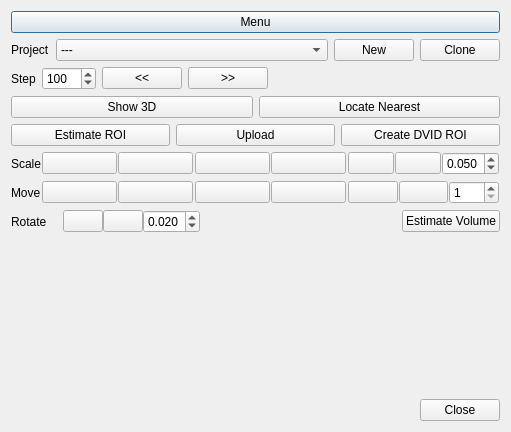
<?xml version="1.0" encoding="UTF-8"?>
<ui version="4.0">
 <class>ZFlyEmRoiToolDialog</class>
 <widget class="QDialog" name="ZFlyEmRoiToolDialog">
  <property name="geometry">
   <rect>
    <x>0</x>
    <y>0</y>
    <width>511</width>
    <height>432</height>
   </rect>
  </property>
  <property name="windowTitle">
   <string>ROI Tool</string>
  </property>
  <layout class="QVBoxLayout" name="verticalLayout">
   <item>
    <widget class="QPushButton" name="menuPushButton">
     <property name="text">
      <string>Menu</string>
     </property>
    </widget>
   </item>
   <item>
    <layout class="QHBoxLayout" name="horizontalLayout">
     <item>
      <widget class="QLabel" name="label">
       <property name="text">
        <string>Project</string>
       </property>
      </widget>
     </item>
     <item>
      <widget class="QComboBox" name="projectComboBox">
       <property name="sizePolicy">
        <sizepolicy hsizetype="MinimumExpanding" vsizetype="Fixed">
         <horstretch>0</horstretch>
         <verstretch>0</verstretch>
        </sizepolicy>
       </property>
       <item>
        <property name="text">
         <string>---</string>
        </property>
       </item>
      </widget>
     </item>
     <item>
      <widget class="QPushButton" name="newPushButton">
       <property name="text">
        <string>New</string>
       </property>
      </widget>
     </item>
     <item>
      <widget class="QPushButton" name="clonePushButton">
       <property name="text">
        <string>Clone</string>
       </property>
      </widget>
     </item>
    </layout>
   </item>
   <item>
    <layout class="QHBoxLayout" name="horizontalLayout_2">
     <item>
      <widget class="QLabel" name="label_2">
       <property name="text">
        <string>Step</string>
       </property>
      </widget>
     </item>
     <item>
      <widget class="QSpinBox" name="stepSpinBox">
       <property name="minimum">
        <number>1</number>
       </property>
       <property name="maximum">
        <number>5000</number>
       </property>
       <property name="value">
        <number>100</number>
       </property>
      </widget>
     </item>
     <item>
      <widget class="QPushButton" name="prevPushButton">
       <property name="text">
        <string>&lt;&lt;</string>
       </property>
      </widget>
     </item>
     <item>
      <widget class="QPushButton" name="nextPushButton">
       <property name="text">
        <string>&gt;&gt;</string>
       </property>
      </widget>
     </item>
     <item>
      <spacer name="horizontalSpacer">
       <property name="orientation">
        <enum>Qt::Horizontal</enum>
       </property>
       <property name="sizeHint" stdset="0">
        <size>
         <width>40</width>
         <height>20</height>
        </size>
       </property>
      </spacer>
     </item>
    </layout>
   </item>
   <item>
    <layout class="QHBoxLayout" name="horizontalLayout_3">
     <item>
      <widget class="QPushButton" name="show3dPushButton">
       <property name="text">
        <string>Show 3D</string>
       </property>
      </widget>
     </item>
     <item>
      <widget class="QPushButton" name="nearestPushButton">
       <property name="text">
        <string>Locate Nearest</string>
       </property>
      </widget>
     </item>
    </layout>
   </item>
   <item>
    <layout class="QHBoxLayout" name="horizontalLayout_4">
     <item>
      <widget class="QPushButton" name="estimatePushButton">
       <property name="text">
        <string>Estimate ROI</string>
       </property>
      </widget>
     </item>
     <item>
      <widget class="QPushButton" name="uploadPushButton">
       <property name="text">
        <string>Upload</string>
       </property>
      </widget>
     </item>
     <item>
      <widget class="QPushButton" name="dvidRoiPushButton">
       <property name="text">
        <string>Create DVID ROI</string>
       </property>
      </widget>
     </item>
    </layout>
   </item>
   <item>
    <layout class="QVBoxLayout" name="verticalLayout_6">
     <item>
      <layout class="QHBoxLayout" name="horizontalLayout_28">
       <property name="spacing">
        <number>0</number>
       </property>
       <item>
        <widget class="QLabel" name="label_12">
         <property name="sizePolicy">
          <sizepolicy hsizetype="Maximum" vsizetype="Preferred">
           <horstretch>0</horstretch>
           <verstretch>0</verstretch>
          </sizepolicy>
         </property>
         <property name="text">
          <string>Scale</string>
         </property>
        </widget>
       </item>
       <item>
        <layout class="QHBoxLayout" name="horizontalLayout_29">
         <property name="spacing">
          <number>1</number>
         </property>
         <property name="leftMargin">
          <number>1</number>
         </property>
         <property name="rightMargin">
          <number>1</number>
         </property>
         <item>
          <widget class="QPushButton" name="xyDecButton">
           <property name="text">
            <string/>
           </property>
           <property name="icon">
            <iconset resource="../gui.qrc">
             <normaloff>:/images/squeeze.png</normaloff>:/images/squeeze.png</iconset>
           </property>
           <property name="iconSize">
            <size>
             <width>24</width>
             <height>24</height>
            </size>
           </property>
          </widget>
         </item>
         <item>
          <widget class="QPushButton" name="xyIncButton">
           <property name="text">
            <string/>
           </property>
           <property name="icon">
            <iconset resource="../gui.qrc">
             <normaloff>:/images/stretch.png</normaloff>:/images/stretch.png</iconset>
           </property>
           <property name="iconSize">
            <size>
             <width>24</width>
             <height>24</height>
            </size>
           </property>
          </widget>
         </item>
        </layout>
       </item>
       <item>
        <layout class="QHBoxLayout" name="horizontalLayout_30">
         <property name="spacing">
          <number>1</number>
         </property>
         <property name="leftMargin">
          <number>1</number>
         </property>
         <property name="rightMargin">
          <number>1</number>
         </property>
         <item>
          <widget class="QPushButton" name="xDecButton">
           <property name="text">
            <string/>
           </property>
           <property name="icon">
            <iconset resource="../gui.qrc">
             <normaloff>:/images/hsqueeze.png</normaloff>:/images/hsqueeze.png</iconset>
           </property>
           <property name="iconSize">
            <size>
             <width>24</width>
             <height>24</height>
            </size>
           </property>
          </widget>
         </item>
         <item>
          <widget class="QPushButton" name="xIncButton">
           <property name="text">
            <string/>
           </property>
           <property name="icon">
            <iconset resource="../gui.qrc">
             <normaloff>:/images/hstretch.png</normaloff>:/images/hstretch.png</iconset>
           </property>
           <property name="iconSize">
            <size>
             <width>24</width>
             <height>24</height>
            </size>
           </property>
          </widget>
         </item>
        </layout>
       </item>
       <item>
        <layout class="QHBoxLayout" name="horizontalLayout_31">
         <property name="spacing">
          <number>1</number>
         </property>
         <property name="leftMargin">
          <number>1</number>
         </property>
         <property name="rightMargin">
          <number>1</number>
         </property>
         <item>
          <widget class="QPushButton" name="yDecButton">
           <property name="text">
            <string/>
           </property>
           <property name="icon">
            <iconset resource="../gui.qrc">
             <normaloff>:/images/vsqueeze.png</normaloff>:/images/vsqueeze.png</iconset>
           </property>
           <property name="iconSize">
            <size>
             <width>24</width>
             <height>24</height>
            </size>
           </property>
          </widget>
         </item>
         <item>
          <widget class="QPushButton" name="yIncButton">
           <property name="text">
            <string/>
           </property>
           <property name="icon">
            <iconset resource="../gui.qrc">
             <normaloff>:/images/vstretch.png</normaloff>:/images/vstretch.png</iconset>
           </property>
           <property name="iconSize">
            <size>
             <width>24</width>
             <height>24</height>
            </size>
           </property>
          </widget>
         </item>
         <item>
          <widget class="QDoubleSpinBox" name="scaleStepDoubleSpinBox">
           <property name="toolTip">
            <string>Scale Step</string>
           </property>
           <property name="decimals">
            <number>3</number>
           </property>
           <property name="minimum">
            <double>0.001000000000000</double>
           </property>
           <property name="maximum">
            <double>1.000000000000000</double>
           </property>
           <property name="singleStep">
            <double>0.010000000000000</double>
           </property>
           <property name="value">
            <double>0.050000000000000</double>
           </property>
          </widget>
         </item>
        </layout>
       </item>
      </layout>
     </item>
     <item>
      <layout class="QHBoxLayout" name="horizontalLayout_32">
       <property name="spacing">
        <number>0</number>
       </property>
       <item>
        <widget class="QLabel" name="label_13">
         <property name="sizePolicy">
          <sizepolicy hsizetype="Maximum" vsizetype="Preferred">
           <horstretch>0</horstretch>
           <verstretch>0</verstretch>
          </sizepolicy>
         </property>
         <property name="text">
          <string>Move</string>
         </property>
        </widget>
       </item>
       <item>
        <layout class="QHBoxLayout" name="horizontalLayout_33">
         <property name="spacing">
          <number>1</number>
         </property>
         <property name="leftMargin">
          <number>1</number>
         </property>
         <property name="rightMargin">
          <number>1</number>
         </property>
         <item>
          <widget class="QPushButton" name="movexyDecButton">
           <property name="text">
            <string/>
           </property>
           <property name="icon">
            <iconset resource="../gui.qrc">
             <normaloff>:/images/move_upleft.png</normaloff>:/images/move_upleft.png</iconset>
           </property>
          </widget>
         </item>
         <item>
          <widget class="QPushButton" name="movexyIncButton">
           <property name="text">
            <string/>
           </property>
           <property name="icon">
            <iconset resource="../gui.qrc">
             <normaloff>:/images/move_downright.png</normaloff>:/images/move_downright.png</iconset>
           </property>
          </widget>
         </item>
        </layout>
       </item>
       <item>
        <layout class="QHBoxLayout" name="horizontalLayout_34">
         <property name="spacing">
          <number>1</number>
         </property>
         <property name="leftMargin">
          <number>1</number>
         </property>
         <property name="rightMargin">
          <number>1</number>
         </property>
         <item>
          <widget class="QPushButton" name="movexDecButton">
           <property name="text">
            <string/>
           </property>
           <property name="icon">
            <iconset resource="../gui.qrc">
             <normaloff>:/images/go-previous.png</normaloff>:/images/go-previous.png</iconset>
           </property>
          </widget>
         </item>
         <item>
          <widget class="QPushButton" name="movexIncButton">
           <property name="text">
            <string/>
           </property>
           <property name="icon">
            <iconset resource="../gui.qrc">
             <normaloff>:/images/go-next.png</normaloff>:/images/go-next.png</iconset>
           </property>
          </widget>
         </item>
        </layout>
       </item>
       <item>
        <layout class="QHBoxLayout" name="horizontalLayout_35">
         <property name="spacing">
          <number>1</number>
         </property>
         <property name="leftMargin">
          <number>1</number>
         </property>
         <property name="rightMargin">
          <number>1</number>
         </property>
         <item>
          <widget class="QPushButton" name="moveyDecButton">
           <property name="text">
            <string/>
           </property>
           <property name="icon">
            <iconset resource="../gui.qrc">
             <normaloff>:/images/move_up.png</normaloff>:/images/move_up.png</iconset>
           </property>
          </widget>
         </item>
         <item>
          <widget class="QPushButton" name="moveyIncButton">
           <property name="text">
            <string/>
           </property>
           <property name="icon">
            <iconset resource="../gui.qrc">
             <normaloff>:/images/move_down.png</normaloff>:/images/move_down.png</iconset>
           </property>
          </widget>
         </item>
         <item>
          <widget class="QSpinBox" name="moveStepSpinBox">
           <property name="toolTip">
            <string>Move Step</string>
           </property>
           <property name="statusTip">
            <string/>
           </property>
           <property name="minimum">
            <number>1</number>
           </property>
          </widget>
         </item>
        </layout>
       </item>
      </layout>
     </item>
     <item>
      <layout class="QHBoxLayout" name="horizontalLayout_36">
       <item>
        <layout class="QHBoxLayout" name="horizontalLayout_37">
         <item>
          <widget class="QLabel" name="label_14">
           <property name="text">
            <string>Rotate</string>
           </property>
          </widget>
         </item>
         <item>
          <layout class="QHBoxLayout" name="horizontalLayout_38">
           <property name="spacing">
            <number>0</number>
           </property>
           <property name="leftMargin">
            <number>10</number>
           </property>
           <property name="rightMargin">
            <number>10</number>
           </property>
           <item>
            <widget class="QPushButton" name="rotateLeftButton">
             <property name="text">
              <string/>
             </property>
             <property name="icon">
              <iconset resource="../gui.qrc">
               <normaloff>:/images/rotate_left.png</normaloff>:/images/rotate_left.png</iconset>
             </property>
             <property name="iconSize">
              <size>
               <width>16</width>
               <height>16</height>
              </size>
             </property>
            </widget>
           </item>
           <item>
            <widget class="QPushButton" name="rotateRightButton">
             <property name="text">
              <string/>
             </property>
             <property name="icon">
              <iconset resource="../gui.qrc">
               <normaloff>:/images/rotate_right.png</normaloff>:/images/rotate_right.png</iconset>
             </property>
             <property name="iconSize">
              <size>
               <width>16</width>
               <height>16</height>
              </size>
             </property>
            </widget>
           </item>
           <item>
            <widget class="QDoubleSpinBox" name="rotateStepDoubleSpinBox">
             <property name="toolTip">
              <string>Rotate Step</string>
             </property>
             <property name="decimals">
              <number>3</number>
             </property>
             <property name="minimum">
              <double>0.002000000000000</double>
             </property>
             <property name="maximum">
              <double>1.000000000000000</double>
             </property>
             <property name="singleStep">
              <double>0.002000000000000</double>
             </property>
             <property name="value">
              <double>0.020000000000000</double>
             </property>
            </widget>
           </item>
          </layout>
         </item>
        </layout>
       </item>
       <item>
        <spacer name="horizontalSpacer_10">
         <property name="orientation">
          <enum>Qt::Horizontal</enum>
         </property>
         <property name="sizeHint" stdset="0">
          <size>
           <width>40</width>
           <height>20</height>
          </size>
         </property>
        </spacer>
       </item>
       <item>
        <layout class="QHBoxLayout" name="horizontalLayout_39">
         <item>
          <widget class="QPushButton" name="estimateVolumeButton">
           <property name="text">
            <string>Estimate Volume</string>
           </property>
          </widget>
         </item>
        </layout>
       </item>
      </layout>
     </item>
    </layout>
   </item>
   <item>
    <widget class="ZFlyEmMessageWidget" name="messageWidget" native="true"/>
   </item>
   <item>
    <widget class="QDialogButtonBox" name="buttonBox">
     <property name="orientation">
      <enum>Qt::Horizontal</enum>
     </property>
     <property name="standardButtons">
      <set>QDialogButtonBox::Close</set>
     </property>
    </widget>
   </item>
  </layout>
 </widget>
 <customwidgets>
  <customwidget>
   <class>ZFlyEmMessageWidget</class>
   <extends>QWidget</extends>
   <header>flyem/zflyemmessagewidget.h</header>
   <container>1</container>
  </customwidget>
 </customwidgets>
 <resources>
  <include location="../gui.qrc"/>
 </resources>
 <connections>
  <connection>
   <sender>buttonBox</sender>
   <signal>accepted()</signal>
   <receiver>ZFlyEmRoiToolDialog</receiver>
   <slot>accept()</slot>
   <hints>
    <hint type="sourcelabel">
     <x>248</x>
     <y>254</y>
    </hint>
    <hint type="destinationlabel">
     <x>157</x>
     <y>274</y>
    </hint>
   </hints>
  </connection>
  <connection>
   <sender>buttonBox</sender>
   <signal>rejected()</signal>
   <receiver>ZFlyEmRoiToolDialog</receiver>
   <slot>reject()</slot>
   <hints>
    <hint type="sourcelabel">
     <x>316</x>
     <y>260</y>
    </hint>
    <hint type="destinationlabel">
     <x>286</x>
     <y>274</y>
    </hint>
   </hints>
  </connection>
 </connections>
</ui>
